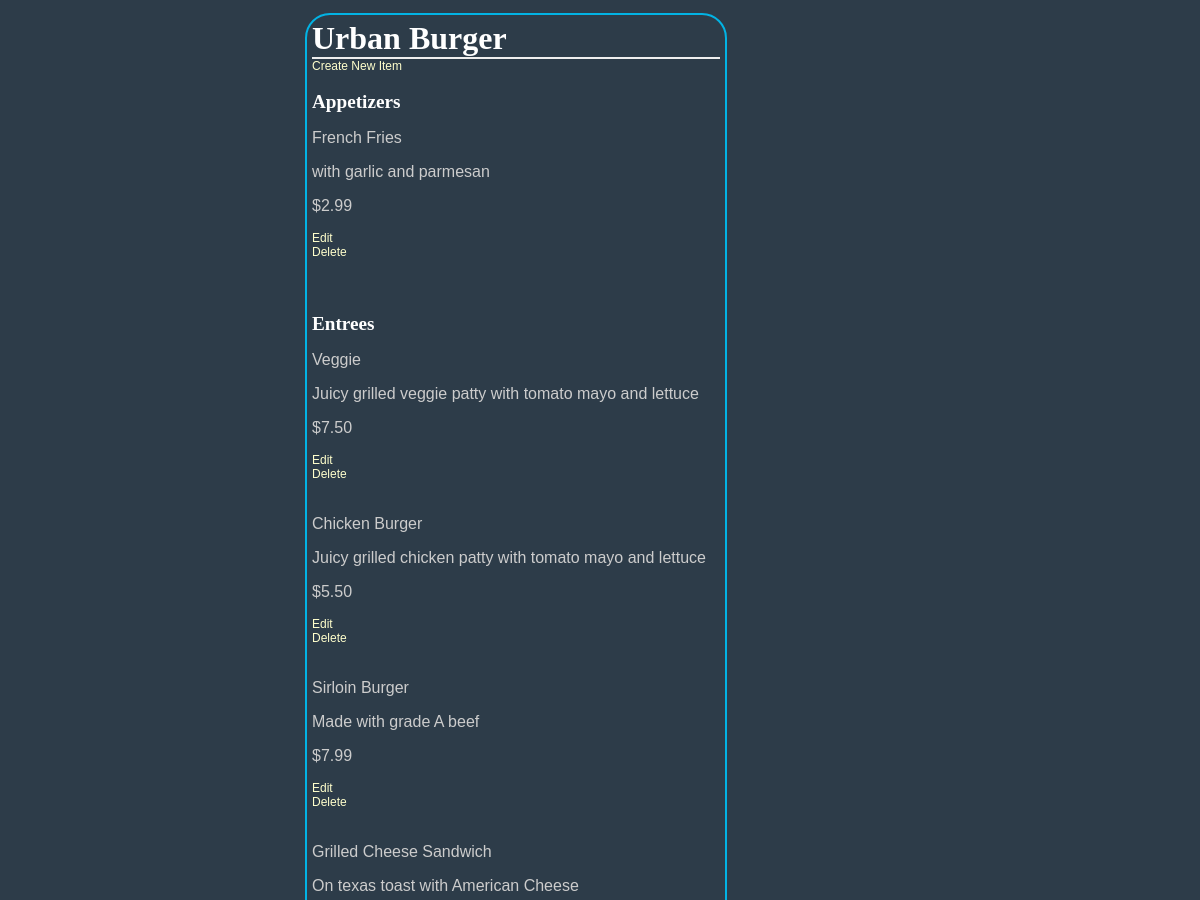
/restaurant/1/menu (upper part), run on an earlier commit of the app's database.
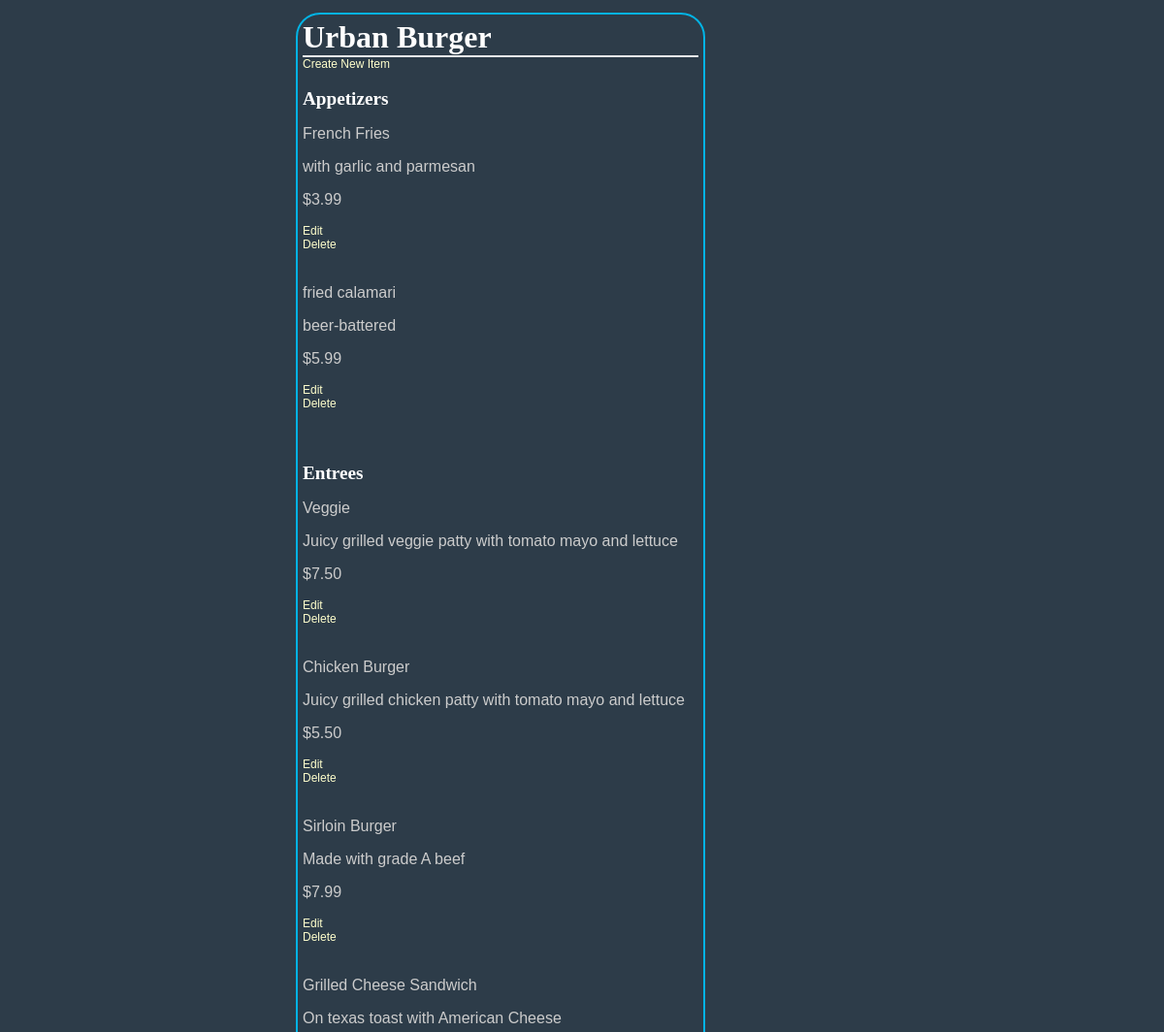
And on a later commit of the database.
### database_setup.py (models this page shows, shortened)
class MenuItem(Base):
    __tablename__ = 'menu_item'
    name =Column(String(80), nullable = False)
    id = Column(Integer, primary_key = True)
    description = Column(String(250))
    price = Column(String(8))
    course = Column(String(250))
    restaurant_id = Column(Integer,ForeignKey('restaurant.id'))
    restaurant = relationship(Restaurant)

### finalproject.py (the view)
@app.route('/restaurant/<int:restaurant_id>/menu')
def showMenu(restaurant_id):
    restaurant = session.query(Restaurant).filter_by(id=restaurant_id).one()
    items = session.query(MenuItem).filter_by(restaurant_id=restaurant_id).all()
    return render_template('finalproject_menu.html', restaurant=restaurant, items=items)

### templates/finalproject_menu.html (shortened to what this page needs)
<html>
<head>
<link rel=stylesheet type=text/css href="{{ url_for('static', filename='styles.css') }}">
    </head>
    <body>
        <div class = 'pane'>
        <h1>{{ restaurant.name }}</h1>
    {% if items !=[] %}
        <a href = "{{url_for('newMenuItem', restaurant_id = restaurant.id )}}">Create New Item</a>
    <h2>Appetizers</h2>
        {% for i in items %}
        {% if i.course == 'Appetizer' %}
        <p>{{i.name}}</p>
        <p>{{i.description}}</p>
        <p>{{i.price}}</p>
        <a href='{{url_for('editMenuItem', restaurant_id = restaurant.id, menu_id=i.id ) }}' >Edit</a>
    <a href='{{url_for('deleteMenuItem', restaurant_id = restaurant.id, menu_id=i.id ) }}' >Delete</a>
        {% endif %}
        {% endfor %}
    <h2>Entrees</h2>
        {% for i in items %}
        {% if i.course == 'Entree' %}
        <p>{{i.name}}</p>
        <p>{{i.description}}</p>
        <p>{{i.price}}</p>
        <a href='{{url_for('editMenuItem', restaurant_id = restaurant.id, menu_id=i.id ) }}' >Edit</a>
    <a href='{{url_for('deleteMenuItem', restaurant_id = restaurant.id, menu_id=i.id ) }}' >Delete</a>
        {% endif %}
        {% endfor %}
        {% else %}
        <p> You currently have no menu items. <p>
        <a href = "{{url_for('newMenuItem', restaurant_id = restaurant.id )}}">Create New Item</a>
            {% endif %}
</div>
    </body>
</html>

What changed in the data, as far as the page shows it:
changed MenuItem "French Fries": price "$2.99" → "$3.99"
added MenuItem: name "fried calamari", description "beer-battered", price "$5.99", shown under "Appetizers"
